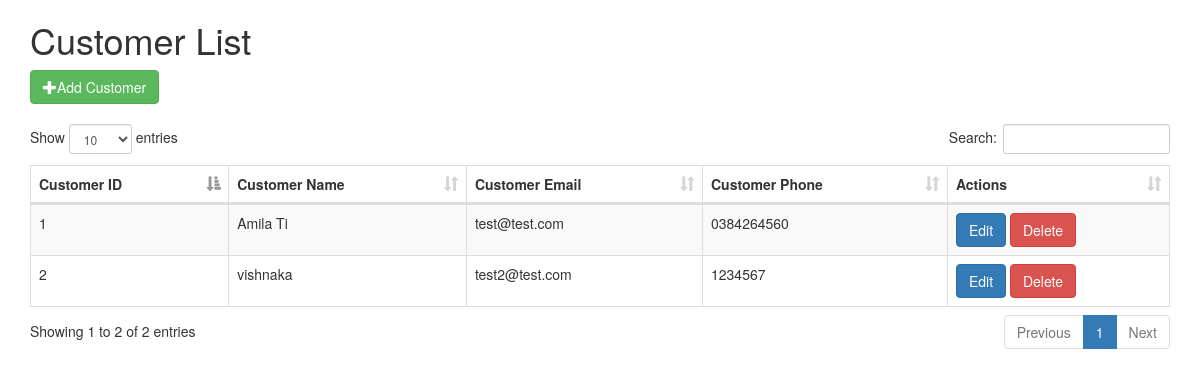
The page / on the database its author committed.
### tables this page shows
CREATE TABLE `dash_customers` (
  `customer_id` int(11) NOT NULL,
  `customer_name` varchar(255) NOT NULL,
  `customer_email` varchar(150) NOT NULL,
  `customer_phone` varchar(20) NOT NULL
);

### application/controllers/Customer.php (called while the page is built, shortened)
<?php
class Customer extends CI_Controller {
    public function __construct() {
        $this->load->library('form_validation');
        $this->load->model('customer_model', 'customer');
    }
    public function index() {
        $data['customers'] = $this->customer->dbGetAllCustomers();
        $this->load->view('template/header', $data);
        $this->load->view('customer_view', $data);
        $this->load->view('template/footer', $data);
    }
}

### index.php (called while the page is built, shortened)
<?php
require_once BASEPATH.'core/CodeIgniter.php';

### application/models/Customer_model.php (called while the page is built, shortened)
<?php
class Customer_model extends CI_Model {
    private $tableCustomer = 'dash_customers';
    public function dbGetAllCustomers() {
        try {
            $this->db->from($this->tableCustomer);
            $query = $this->db->get();
            return $query->result();
        } catch (Exception $e) {
            log_message('error', $e->getMessage() . ' in ' . $e->getFile() . ':' . $e->getLine());
            return null;
        }
    }
}

### application/views/customer_view.php (the view, shortened to what this page needs)
<button class="btn btn-success" onclick="add_customer()"><i class="glyphicon glyphicon-plus"></i><?php echo $this->lang->line('add_btn'); ?></button>
<br />
<br />
<table id="table_id" class="table table-striped table-bordered" cellspacing="0" width="100%">
    <thead>
        <tr>
            <th><?php echo $this->lang->line('columns1'); ?></th>
            <th><?php echo $this->lang->line('columns2'); ?></th>
            <th><?php echo $this->lang->line('columns3'); ?></th>
            <th><?php echo $this->lang->line('columns4'); ?></th>
            <th><?php echo $this->lang->line('columns5'); ?>
            </th>
        </tr>
    </thead>
    <tbody>
        <?php foreach ($customers as $customer) {
        ?>
            <tr>
                <td><?php echo $customer->customer_id; ?></td>
                <td><?php echo $customer->customer_name; ?></td>
                <td><?php echo $customer->customer_email; ?></td>
                <td><?php echo $customer->customer_phone; ?></td>
                <td>
                    <button class="btn btn-primary" onclick="edit_customer(<?php echo $customer->customer_id; ?>)"><?php echo $this->lang->line('btn_edit'); ?></button>
                    <button class="btn btn-danger" onclick="delete_customer(<?php echo $customer->customer_id; ?>)"><?php echo $this->lang->line('btn_delete'); ?></button>
                </td>
            </tr>
        <?php } ?>
    </tbody>
</table>

### application/views/template/header.php (shortened to what this page needs)
<!DOCTYPE html>
<html>
    <head>
    <link href="<?php echo base_url('assests/bootstrap/css/bootstrap.min.css')?>" rel="stylesheet">
    <link href="<?php echo base_url('assests/datatables/css/dataTables.bootstrap.css')?>" rel="stylesheet">
    <link href="<?php echo base_url('assests/css/customer.css')?>" rel="stylesheet">
  </head>
  <body>
  <div class="container">
    <h1><?php echo $this->lang->line('page_heading'); ?></h1>

### application/views/template/footer.php (shortened to what this page needs)
</div>
  </body>
</html>

### rows shown on the page
dash_customers: customer_id "1", customer_name "Amila Ti", customer_email "test@test.com", customer_phone "0384264560"
dash_customers: customer_id "2", customer_name "vishnaka", customer_email "test2@test.com", customer_phone "1234567"

### other values the page prints
$this->lang->line('page_heading') "Customer List"
$this->lang->line('add_btn') "Add Customer"
$this->lang->line('columns1') "Customer ID"
$this->lang->line('columns2') "Customer Name"
$this->lang->line('columns3') "Customer Email"
$this->lang->line('columns4') "Customer Phone"
$this->lang->line('columns5') "Actions"
